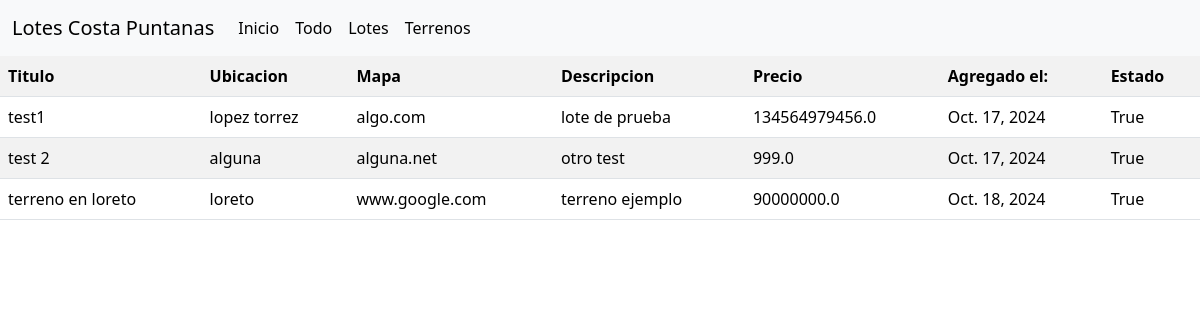
The app's page /inmueble/listar/ with its own data.
### productos/models.py (models this page shows)
class Productos(models.Model):
    nombre = models.TextField(max_length=150)
    descripcion = models.TextField(max_length=500)
    ubicacion = models.TextField(max_length=200)
    linkMaps = models.TextField(max_length=200)
    precio = models.FloatField()
    fechaAgregado = models.DateField(auto_now_add=True, blank=True)
    estado = models.BooleanField()

### productos/views.py (the view)
# urls.py: path('inmueble/listar/',vistaProductos.listarProductos,name='inmuebleListar'),
def listarProductos(request):
    lista= Productos.objects.all()
    return render(request, 'productos/listar.html',{
        'lista':lista
    })

### productos/templates/productos/listar.html (shortened to what this page needs)
{% extends 'base.html' %}
{% block content %}
<table class="table table-striped">
    <th>Titulo</th>
    <th>Ubicacion</th>
    <th>Mapa</th>
    <th>Descripcion</th>
    <th>Precio</th>
    <th>Agregado el:</th>
    <th>Estado</th>
    {% for elemento in lista %}
        <tr>
            <td>{{elemento.nombre}}</td>
            <td>{{elemento.ubicacion}}</td>
            <td>{{elemento.linkMaps}}</td>
            <td>{{elemento.descripcion}}</td>
            <td>{{elemento.precio}}</td>
            <td>{{elemento.fechaAgregado}}</td>
            <td>{{elemento.estado}}</td>
        </tr>
    {% endfor %}
</table>
{% endblock %}

### productos/templates/base.html (shortened to what this page needs)
<!DOCTYPE html>
<html lang="en">
<head>
    <link href="https://cdn.jsdelivr.net/npm/bootstrap@5.3.3/dist/css/bootstrap.min.css" rel="stylesheet">
</head>
<body>
    <nav class="navbar navbar-expand-lg bg-body-tertiary">
        <div class="container-fluid">
          <a class="navbar-brand" href="{% url 'inicio' %}">Lotes Costa Puntanas</a>
          <div class="collapse navbar-collapse" id="navbarSupportedContent">
            <ul class="navbar-nav me-auto mb-2 mb-lg-0">
              <li class="nav-item">
                <a class="nav-link active" aria-current="page" href="{% url 'inicio' %}">Inicio</a>
              </li>
              <li class="nav-item">
                <a class="nav-link active" aria-current="page" href="{% url 'inmuebleCargar' %}">Todo</a>
              </li>
              <li class="nav-item">
                <a class="nav-link active" aria-current="page" href="#">Lotes</a>
              </li>
              <li class="nav-item">
                <a class="nav-link active" aria-current="page" href="#">Terrenos</a>
              </li>
            </ul>
          </div>
        </div>
      </nav>
    {% block content %}
    {% endblock %}
</body>
</html>

### records on screen
Productos: nombre "test1", ubicacion "lopez torrez", linkMaps "algo.com", descripcion "lote de prueba", precio "134564979456.0", fechaAgregado "Oct. 17, 2024", estado "True"
Productos: nombre "test 2", ubicacion "alguna", linkMaps "alguna.net", descripcion "otro test", precio "999.0", fechaAgregado "Oct. 17, 2024", estado "True"
Productos: nombre "terreno en loreto", ubicacion "loreto", linkMaps "www.google.com", descripcion "terreno ejemplo", precio "90000000.0", fechaAgregado "Oct. 18, 2024", estado "True"
